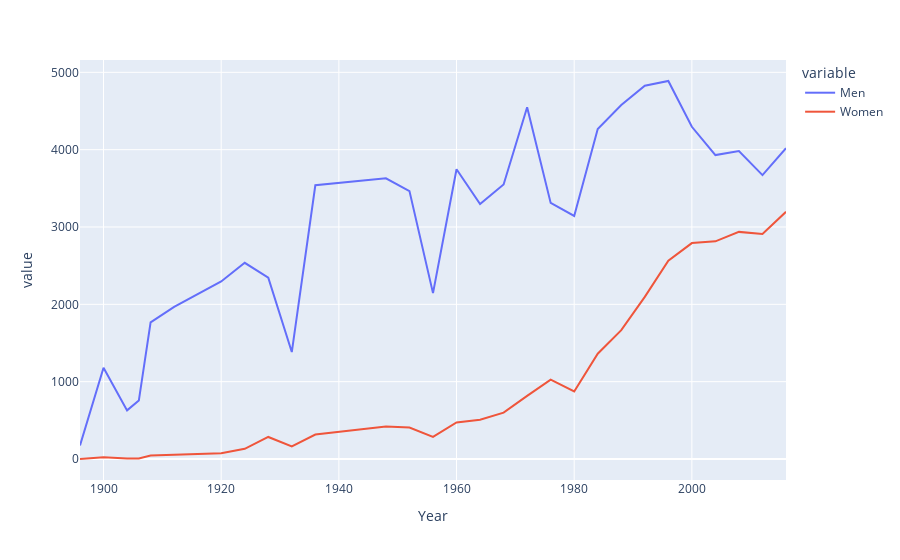

This figure's notebook cell:
### Code cell
fig = px.line(final,x="Year",y=["Men","Women"])
fig.show()

### Figure 1 — Plotly figure (JSON) as saved in the notebook; plotly's stock layout.template omitted (floating-point values rounded to 4 significant figures)
{"data": [{"hovertemplate": "variable=Men<br>Year=%{x}<br>value=%{y}<extra></extra>", "legendgroup": "Men", "line": {"color": "#636efa", "dash": "solid"}, "marker": {"symbol": "circle"}, "mode": "lines", "name": "Men", "orientation": "v", "showlegend": true, "type": "scatter", "x": [1896, 1900, 1904, 1906, 1908, 1912, 1920, 1924, 1928, 1932, 1936, 1948, 1952, 1956, 1960, 1964, 1968, 1972, 1976, 1980, 1984, 1988, 1992, 1996, 2000, 2004, 2008, 2012, 2016], "xaxis": "x", "y": [174, 1180, 629, 756, 1767, 1967, 2296, 2537, 2344, 1383, 3540, 3629, 3464, 2145, 3747, 3296, 3550, 4549, 3312, 3143, 4267, 4577, 4827, 4888, 4296, 3930, 3983, 3671, 4018], "yaxis": "y"}, {"hovertemplate": "variable=Women<br>Year=%{x}<br>value=%{y}<extra></extra>", "legendgroup": "Women", "line": {"color": "#EF553B", "dash": "solid"}, "marker": {"symbol": "circle"}, "mode": "lines", "name": "Women", "orientation": "v", "showlegend": true, "type": "scatter", "x": [1896, 1900, 1904, 1906, 1908, 1912, 1920, 1924, 1928, 1932, 1936, 1948, 1952, 1956, 1960, 1964, 1968, 1972, 1976, 1980, 1984, 1988, 1992, 1996, 2000, 2004, 2008, 2012, 2016], "xaxis": "x", "y": [0, 23, 6, 6, 44, 53, 73, 132, 285, 162, 316, 420, 407, 287, 473, 507, 599, 816, 1027, 874, 1361, 1666, 2096, 2565, 2792, 2815, 2937, 2909, 3197], "yaxis": "y"}], "layout": {"legend": {"title": {"text": "variable"}, "tracegroupgap": 0}, "margin": {"t": 60}, "xaxis": {"anchor": "y", "domain": [0, 1], "title": {"text": "Year"}}, "yaxis": {"anchor": "x", "domain": [0, 1], "title": {"text": "value"}}}}
